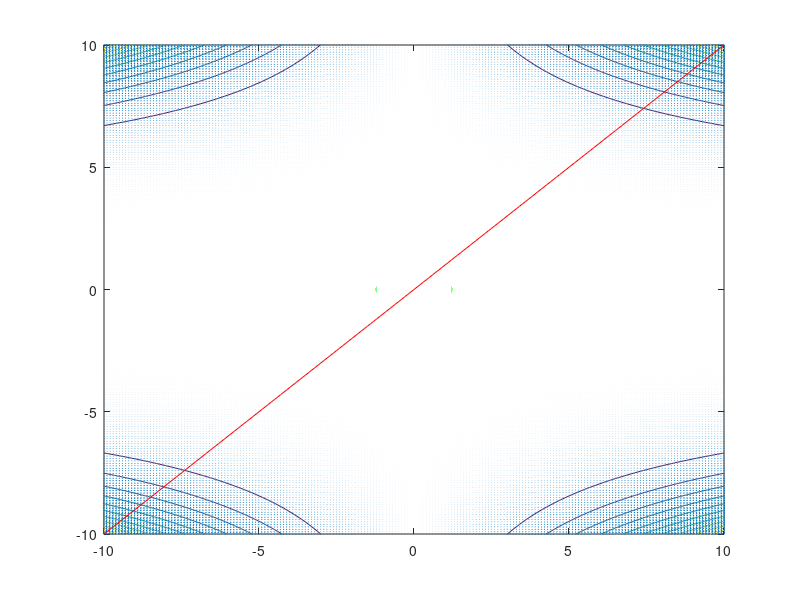

Here is the MATLAB script that generated this plot: (Note: this script raises an error after producing the figure.)
% use meshgrid to create a rectangular grid
[x, y] = meshgrid(-10:.1:10, -10:.1:10);

% compute function values at the points of the grid
z = (1.5 - x + x.* y).^2 + (2.25 - x + x.* y.^2).^2 + (2.625 - x + x.* y.^3).^2;

% compute gradients
% dx – partial derivative in respect of x; dy – partial derivative in respect of y
[dx, dy] = gradient(z);

% plot contourlines
contour(x, y, z)

% the next plot will be constructed on top of the existing figure
hold on

% plot gradients
quiver(x, y, dx, dy)

% the next plot will be constructed on top of the existing figure
hold on

% plot the constraints function g1
x1 = -10:.1:10;
y1 = x1;
plot(x1, y1, 'r')

% the next plot will be constructed on top of the existing figure
hold on

% plot the constraints functions g2 positive values
x2 = -sqrt(1.5):.00001:sqrt(1.5);
y2 = sqrt(1.5 - x2.^2);
plot(x2, y2, 'g')

% the next plot will be constructed on top of the existing figure
hold on

% plot the constraints functions g2 negative values
plot(x2, -y2, 'g')

% make sure that the grid will stay 10x10
xlim([-10 10])
ylim([-10 10])

% make an initial guess:
x0 = [-1 1];

% Setup the optimization parameters:
% turn off large-scale algorithms
% turn on Display options for visualization of transient results
options = optimset('LargeScale', 'off', 'Display', 'iter');

% non-explicit constraints are replaced by []
[x, fval, exitflag, output] = fmincon('objfun', x0, [], [], [], [], [], [], 'confun', options);

% the next plot will be constructed on top of the existing figure
hold on

% plot the result X point
plot(x(1), x(2), 'm*')

% finish drawing
hold off

disp(x)
disp(fval)
disp(exitflag)
disp(output.message)
